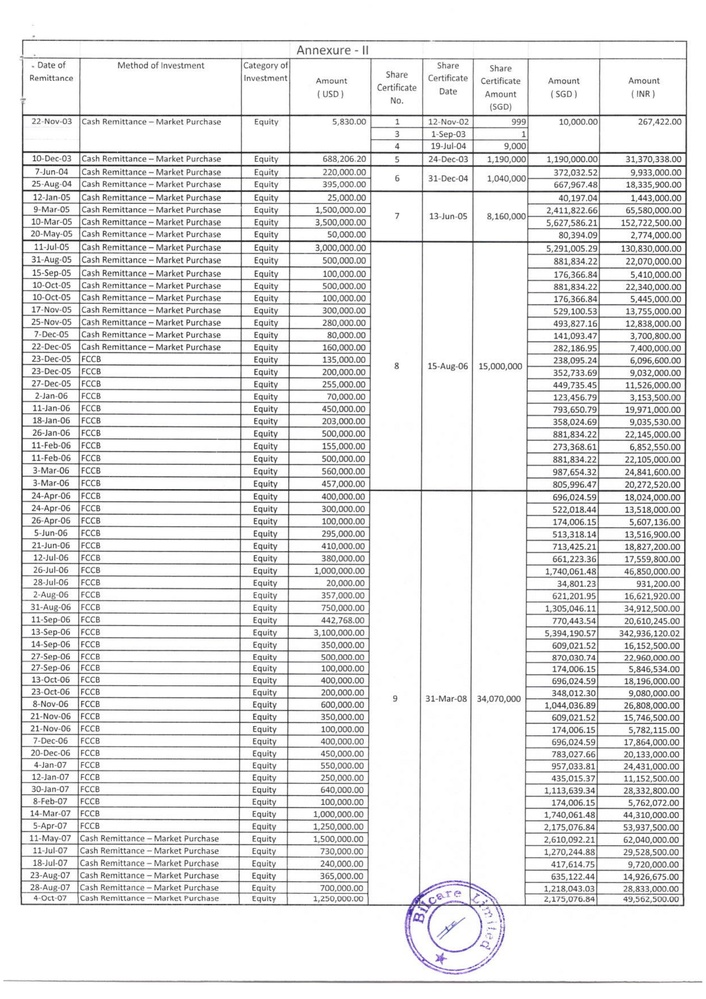
#> input picture CV engenering/paddleocr/dump/page_1.jpg, 706 x 999 px, shrunk from 2481 x 3508 before the run; its folder holds only this picture in this run
$ python -i test3.py   (imports and definitions only)
#> lines starting #> are read from the running program, lines starting #| are printed output that depends on the picture; after the words box and inside, x2 and y2 are one past the last pixel; in counts of white or black regions, pixels touching at a corner belong together
from flask import Flask, request, jsonify
import cv2
import os

# [1 line not run here, left out]

# Paths relative to the working directory inside the container
pages_folder = './pages'  # folder where your images are
output_folder = './output'  # folder to save the processed images

# Create output folder if it doesn't exist
# [1 line not run here, left out]

# Function to detect and highlight tables or square objects
def detect_and_highlight(image_path, output_path):
    # Read the image
#> called with image_path = 'dump/page_1.jpg', output_path = 'out.png'
    img = cv2.imread(image_path)
#> img is the input picture: shape (999, 706, 3); mean B, G, R 230.8, 230.7, 230.7

    # Convert image to grayscale
    gray = cv2.cvtColor(img, cv2.COLOR_BGR2GRAY)

    # Apply GaussianBlur to reduce noise
    blurred = cv2.GaussianBlur(gray, (5, 5), 0)

    # Use Canny edge detection
    edges = cv2.Canny(blurred, 50, 150)
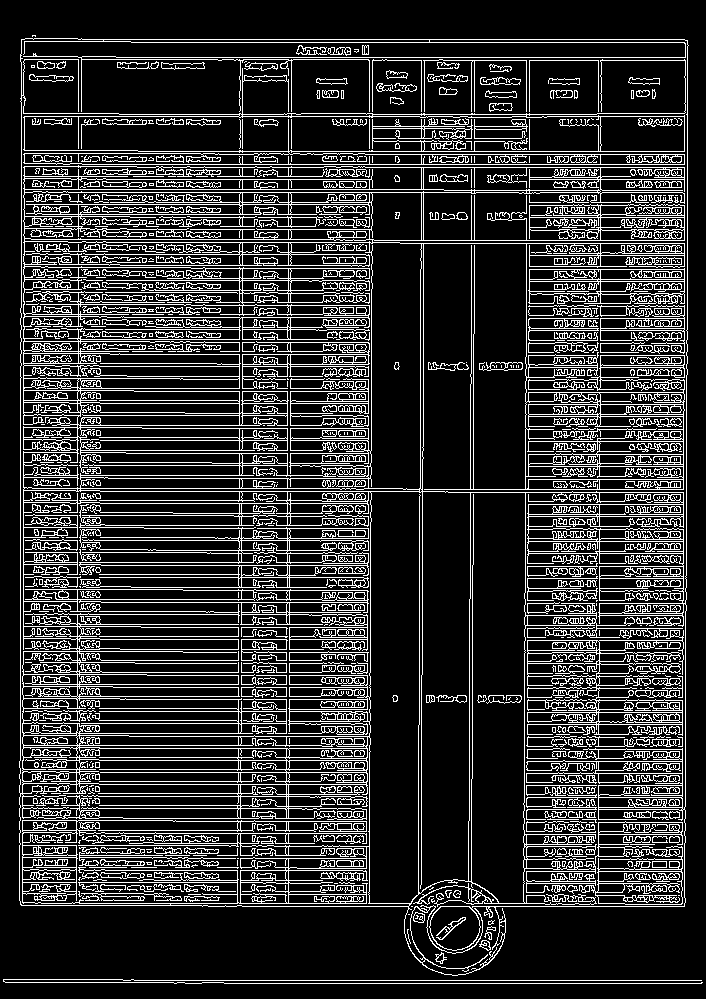
#> edges: shape (999, 706); 18.9% white in thin lines or dots

    # Find contours
    contours, _ = cv2.findContours(edges, cv2.RETR_EXTERNAL, cv2.CHAIN_APPROX_SIMPLE)
#> contours = 3 contours, 2 with area under 20; largest, box (x1, y1, x2, y2) and area: (19, 38, 689, 976) 582798

    for contour in contours:
        # Approximate the contour to a polygon
        epsilon = 0.02 * cv2.arcLength(contour, True)
        approx = cv2.approxPolyDP(contour, epsilon, True)

        # If the polygon has 4 sides, it's a square or rectangle (potential table)
        if len(approx) == 4:
            # Get the bounding box
            x, y, w, h = cv2.boundingRect(approx)

            # Draw a red rectangle around the detected square or rectangle
            cv2.rectangle(img, (x, y), (x + w, y + h), (0, 0, 255), 2)  # Red color with thickness 2
#> this loop made 3 passes
#> epsilon on passes 2 to 3: 65.18, 0.177
#> (epsilon, approx) on pass 1: (56.1, [[3, 979], [702, 982]])

    # Save the output image
    cv2.imwrite(output_path, img)

# [15 lines that did not run here, left out]

# [2 lines not run here, left out]

>>> result = detect_and_highlight('dump/page_1.jpg', 'out.png')
